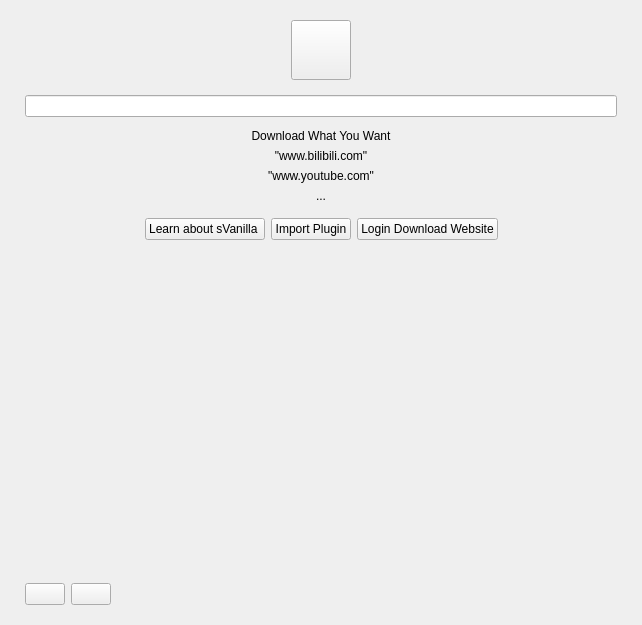
<?xml version="1.0" encoding="UTF-8"?>
<ui version="4.0">
 <class>HomePage</class>
 <widget class="QWidget" name="HomePage">
  <property name="geometry">
   <rect>
    <x>0</x>
    <y>0</y>
    <width>642</width>
    <height>625</height>
   </rect>
  </property>
  <layout class="QVBoxLayout" name="verticalLayout">
   <property name="leftMargin">
    <number>25</number>
   </property>
   <property name="rightMargin">
    <number>25</number>
   </property>
   <item>
    <widget class="QWidget" name="widget_3" native="true">
     <property name="sizePolicy">
      <sizepolicy hsizetype="Preferred" vsizetype="Fixed">
       <horstretch>0</horstretch>
       <verstretch>0</verstretch>
      </sizepolicy>
     </property>
     <property name="minimumSize">
      <size>
       <width>0</width>
       <height>60</height>
      </size>
     </property>
     <layout class="QHBoxLayout" name="horizontalLayout_4">
      <item>
       <spacer name="horizontalSpacer_5">
        <property name="orientation">
         <enum>Qt::Horizontal</enum>
        </property>
        <property name="sizeHint" stdset="0">
         <size>
          <width>40</width>
          <height>20</height>
         </size>
        </property>
       </spacer>
      </item>
      <item>
       <widget class="QPushButton" name="btnIcon">
        <property name="minimumSize">
         <size>
          <width>60</width>
          <height>60</height>
         </size>
        </property>
        <property name="maximumSize">
         <size>
          <width>60</width>
          <height>60</height>
         </size>
        </property>
        <property name="styleSheet">
         <string notr="true">.QPushButton{
image: url(:/appIcon/white-sVanilla.svg);
}</string>
        </property>
        <property name="text">
         <string/>
        </property>
        <property name="iconSize">
         <size>
          <width>60</width>
          <height>60</height>
         </size>
        </property>
        <property name="_vanillaStyle_Patch" stdset="0">
         <string>AppIconButtonPatch</string>
        </property>
        <property name="UseOriginalColor" stdset="0">
         <bool>true</bool>
        </property>
       </widget>
      </item>
      <item>
       <spacer name="horizontalSpacer_6">
        <property name="orientation">
         <enum>Qt::Horizontal</enum>
        </property>
        <property name="sizeHint" stdset="0">
         <size>
          <width>40</width>
          <height>20</height>
         </size>
        </property>
       </spacer>
      </item>
     </layout>
    </widget>
   </item>
   <item>
    <widget class="::AddLinkLineEdit" name="lineEditHome">
     <property name="sizePolicy">
      <sizepolicy hsizetype="Preferred" vsizetype="Preferred">
       <horstretch>0</horstretch>
       <verstretch>0</verstretch>
      </sizepolicy>
     </property>
    </widget>
   </item>
   <item>
    <widget class="QWidget" name="LineEditBelow" native="true">
     <layout class="QHBoxLayout" name="horizontalLayout_2">
      <property name="leftMargin">
       <number>15</number>
      </property>
      <property name="topMargin">
       <number>0</number>
      </property>
      <property name="rightMargin">
       <number>0</number>
      </property>
      <property name="bottomMargin">
       <number>0</number>
      </property>
     </layout>
    </widget>
   </item>
   <item>
    <widget class="QLabel" name="Slogan">
     <property name="text">
      <string>Download What You Want</string>
     </property>
     <property name="alignment">
      <set>Qt::AlignCenter</set>
     </property>
    </widget>
   </item>
   <item>
    <widget class="QLabel" name="label">
     <property name="text">
      <string>&quot;www.bilibili.com&quot;</string>
     </property>
     <property name="alignment">
      <set>Qt::AlignCenter</set>
     </property>
    </widget>
   </item>
   <item>
    <widget class="QLabel" name="label_2">
     <property name="text">
      <string>&quot;www.youtube.com&quot;</string>
     </property>
     <property name="alignment">
      <set>Qt::AlignCenter</set>
     </property>
    </widget>
   </item>
   <item>
    <widget class="QLabel" name="label_3">
     <property name="text">
      <string>...</string>
     </property>
     <property name="alignment">
      <set>Qt::AlignCenter</set>
     </property>
    </widget>
   </item>
   <item>
    <widget class="QWidget" name="widget_2" native="true">
     <layout class="QHBoxLayout" name="horizontalLayout_3">
      <item>
       <spacer name="horizontalSpacer_3">
        <property name="orientation">
         <enum>Qt::Horizontal</enum>
        </property>
        <property name="sizeHint" stdset="0">
         <size>
          <width>40</width>
          <height>20</height>
         </size>
        </property>
       </spacer>
      </item>
      <item>
       <widget class="QPushButton" name="btnLearn">
        <property name="sizePolicy">
         <sizepolicy hsizetype="Preferred" vsizetype="Preferred">
          <horstretch>0</horstretch>
          <verstretch>0</verstretch>
         </sizepolicy>
        </property>
        <property name="toolTip">
         <string>sVanilla homepage</string>
        </property>
        <property name="layoutDirection">
         <enum>Qt::LeftToRight</enum>
        </property>
        <property name="text">
         <string>Learn about sVanilla </string>
        </property>
        <property name="icon">
         <iconset theme=":/icon/openurl.svg"/>
        </property>
        <property name="_vanillaStyle_Patch" stdset="0">
         <string>ButtonWithBorderPatch</string>
        </property>
       </widget>
      </item>
      <item>
       <widget class="QPushButton" name="btnLoadPlugin">
        <property name="sizePolicy">
         <sizepolicy hsizetype="Preferred" vsizetype="Preferred">
          <horstretch>0</horstretch>
          <verstretch>0</verstretch>
         </sizepolicy>
        </property>
        <property name="toolTip">
         <string>import plugin for download</string>
        </property>
        <property name="text">
         <string>Import Plugin</string>
        </property>
        <property name="_vanillaStyle_Patch" stdset="0">
         <string>ButtonWithBorderPatch</string>
        </property>
       </widget>
      </item>
      <item>
       <widget class="QPushButton" name="btnLoginWebsite">
        <property name="sizePolicy">
         <sizepolicy hsizetype="Preferred" vsizetype="Preferred">
          <horstretch>0</horstretch>
          <verstretch>0</verstretch>
         </sizepolicy>
        </property>
        <property name="toolTip">
         <string>log website you want to download</string>
        </property>
        <property name="layoutDirection">
         <enum>Qt::LeftToRight</enum>
        </property>
        <property name="text">
         <string>Login Download Website</string>
        </property>
        <property name="icon">
         <iconset theme=":/icon/login.svg"/>
        </property>
        <property name="_vanillaStyle_Patch" stdset="0">
         <string>ButtonWithBorderPatch</string>
        </property>
       </widget>
      </item>
      <item>
       <spacer name="horizontalSpacer_4">
        <property name="orientation">
         <enum>Qt::Horizontal</enum>
        </property>
        <property name="sizeHint" stdset="0">
         <size>
          <width>40</width>
          <height>20</height>
         </size>
        </property>
       </spacer>
      </item>
     </layout>
    </widget>
   </item>
   <item>
    <spacer name="verticalSpacer">
     <property name="orientation">
      <enum>Qt::Vertical</enum>
     </property>
     <property name="sizeHint" stdset="0">
      <size>
       <width>20</width>
       <height>40</height>
      </size>
     </property>
    </spacer>
   </item>
   <item>
    <widget class="QWidget" name="widget" native="true">
     <layout class="QHBoxLayout" name="horizontalLayout">
      <property name="leftMargin">
       <number>0</number>
      </property>
      <property name="rightMargin">
       <number>0</number>
      </property>
      <item>
       <widget class="QPushButton" name="btnClipBoard">
        <property name="sizePolicy">
         <sizepolicy hsizetype="Minimum" vsizetype="Preferred">
          <horstretch>0</horstretch>
          <verstretch>0</verstretch>
         </sizepolicy>
        </property>
        <property name="toolTip">
         <string>clipboard</string>
        </property>
        <property name="whatsThis">
         <string>clipboard</string>
        </property>
        <property name="text">
         <string/>
        </property>
        <property name="icon">
         <iconset theme=":/icon/clipboard.svg"/>
        </property>
        <property name="_vanillaStyle_Patch" stdset="0">
         <string>CleanButtonPatch</string>
        </property>
       </widget>
      </item>
      <item>
       <widget class="QPushButton" name="btnHistory">
        <property name="toolTip">
         <string>history</string>
        </property>
        <property name="whatsThis">
         <string>history</string>
        </property>
        <property name="text">
         <string/>
        </property>
        <property name="icon">
         <iconset theme=":/icon/history.svg"/>
        </property>
        <property name="_vanillaStyle_Patch" stdset="0">
         <string>CleanButtonPatch</string>
        </property>
       </widget>
      </item>
      <item>
       <spacer name="horizontalSpacer">
        <property name="orientation">
         <enum>Qt::Horizontal</enum>
        </property>
        <property name="sizeHint" stdset="0">
         <size>
          <width>40</width>
          <height>20</height>
         </size>
        </property>
       </spacer>
      </item>
     </layout>
    </widget>
   </item>
  </layout>
 </widget>
 <customwidgets>
  <customwidget>
   <class>::AddLinkLineEdit</class>
   <extends>QLineEdit</extends>
   <header>SUI/AddLinkLineEdit.h</header>
  </customwidget>
 </customwidgets>
 <resources/>
 <connections/>
</ui>
